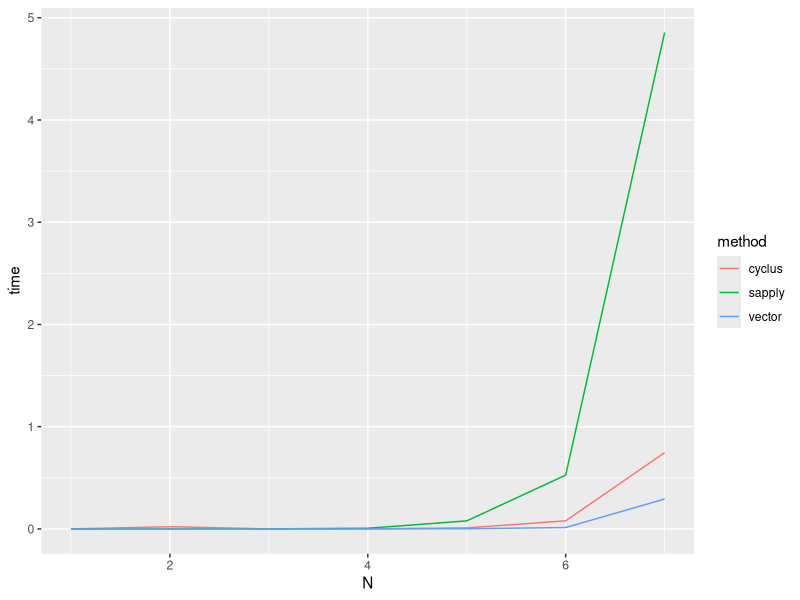

Recreate this plot in R.

#srovnani vykonu vektorove operace a operace provadene cyklem

#pripravime si funkci pro mereni doby behu funkce (neni nutne - takova existuje, ale je to demo)
zmer <- function(x,fun) {
  t1 <- as.numeric(Sys.time())
  fun(x)
  t2 <- as.numeric(Sys.time())
  return(t2 - t1)
}

#funkce vektorove
vektorove <- function(x) {
  y <- sqrt(x)
}

#funkce cyklem
cyklem <- function(x) {
  for (i in 1:length(x)) {
    sqrt(x[i])
  }
}

hromadne <- function(x) {
  vapply(x,FUN = sqrt,FUN.VALUE = 1)
}

#empty dataframe
data <- data.frame()

#a jedem
for (mocnina in 1:7) {
  message(sprintf("Calculating for 10^%d",mocnina))
  max = 10 ^ mocnina;
  a = 1:max
  
  tv <- zmer(a,vektorove)
  tf <- zmer(a,cyklem)
  th <- zmer(a,hromadne)
  
  data <-
    rbind(data,data.frame(list(
      N = mocnina,time = tv,method = "vector"
    )))
  data <-
    rbind(data,data.frame(list(
      N = mocnina,time = tf,method = "cyclus"
    )))
  data <-
    rbind(data,data.frame(list(
      N = mocnina,time = th,method = "sapply"
    )))
  
}

data

library(ggplot2)
ggplot(data,aes(x = N,y = time,col = method)) + geom_line()
